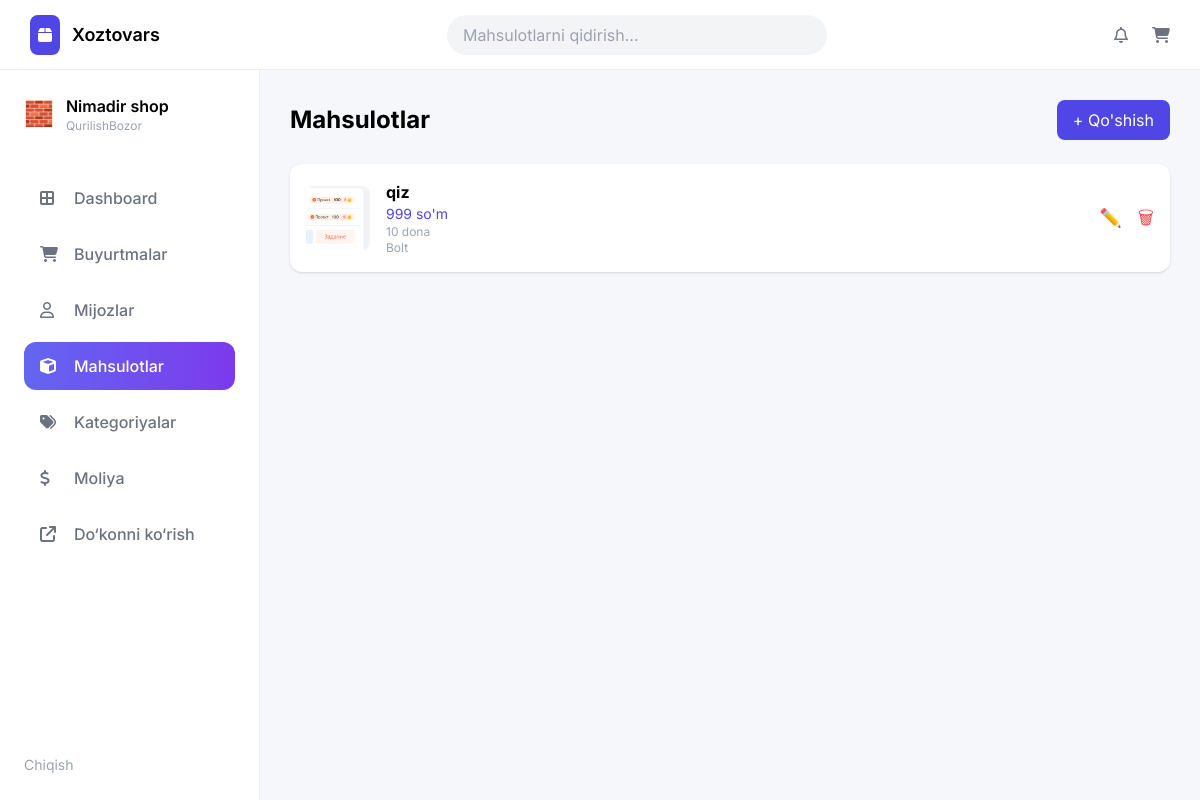
The page /products/ (signed in) on the database its author committed.
### app/models.py (models this page shows, shortened)
class Product(models.Model):
    TYPE = (
        ('dona', 'Dona'),
        ('kg', 'Kg'),
    )
    name = models.CharField(max_length=100)
    description = models.TextField()
    price = models.IntegerField()
    category = models.ForeignKey(Category, on_delete=models.CASCADE)
    image = models.ImageField(upload_to='products/', blank=True, null=True)
    image_url = models.URLField(blank=True, null=True)
    quantity = models.IntegerField(default=0)
    cost = models.IntegerField(default=0)
    type = models.CharField(max_length=10, choices=TYPE, default='dona')
    created_at = models.DateTimeField(auto_now_add=True)

class Category(models.Model):
    name = models.CharField(max_length=100, unique=True)
    order = models.IntegerField(default=0)  # 🔥 новое поле

### app/views.py (the view)
# urls.py: path('products/', products_view, name='products'),
def products_view(request):
    if not request.session.get("is_admin"):
        return redirect("admin_login")
    products = Product.objects.all()
    categories = Category.objects.all()
    return render(request, "products.html", {
        "products": products,
        "categories": categories
    })

### app/views.py (called while the page is built)
def cart_count(request):
    cart = request.session.get('cart', {})
    return {'cart_count': sum(cart.values())}

### templates/products.html
{% extends 'admin_base.html' %}
{% block content %}
<div class="flex justify-between items-center mb-6">
    <h1 class="text-2xl font-bold">Mahsulotlar</h1>
    <a href="{% url 'add_product' %}"
       class="bg-indigo-600 text-white px-4 py-2 rounded-lg">
        + Qo'shish
    </a>
</div>
<div class="space-y-4">
{% for p in products %}
<div class="bg-white p-4 rounded-xl flex justify-between items-center shadow">
    <div class="flex items-center gap-4">
        {% if p.image %}
            <img src="{{ p.image.url }}" class="w-16 h-16 object-cover rounded-lg">
        {% elif p.image_url %}
            <img src="{{ p.image_url }}" class="w-16 h-16 object-cover rounded-lg">
        {% else %}
            <div class="w-16 h-16 bg-gray-100 flex items-center justify-center rounded-lg">
                📦
            </div>
        {% endif %}
        <div>
            <h2 class="font-bold">{{ p.name }}</h2>
            <p class="text-indigo-600 text-sm">
                {{ p.price }} so'm
            </p>
            <p class="text-gray-400 text-xs">
                {{ p.quantity }} {{ p.type }}
            </p>
            <p class="text-gray-400 text-xs">
                {{ p.category.name }}
            </p>
        </div>
    </div>
    <div class="flex gap-4 text-lg">
        <a href="{% url 'edit_product' p.id %}"
           class="text-gray-500 hover:text-indigo-600">
            ✏️
        </a>
        <a href="{% url 'delete_product' p.id %}"
           class="text-red-500 hover:text-red-700">
            🗑
        </a>
    </div>
</div>
{% endfor %}
</div>
{% endblock %}

### templates/admin_base.html (style rules this page uses)
body { background: #f5f7fb; font-family: 'Inter', sans-serif; margin: 0; }

### rows shown on the page
Product: image (picture), name "qiz", price "999", quantity "10", type "dona", category.name "Bolt"
